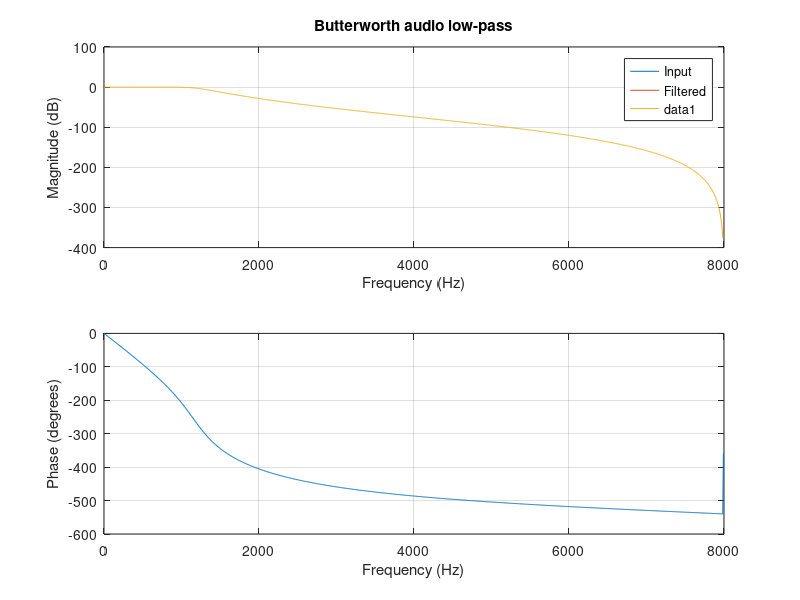

Write MATLAB code to recreate this figure.
% Experiment 16: Butterworth IIR filter for audio signal processing
% Standalone MATLAB script. Uses example parameters because the screenshots omit
% the input parameter tables. Change the marked values to your lab values.
clear; close all; clc; rng(7);
Fs=16000; t=(0:1/Fs:0.25)'; x=sin(2*pi*400*t)+0.5*sin(2*pi*3500*t); [b,a]=butter(6,1200/(Fs/2),'low'); y=filter(b,a,x);
figure; subplot(2,1,1); plot(t,x); hold on; plot(t,y); grid on; legend('Input','Filtered'); xlabel('Time (s)'); title('Butterworth audio low-pass'); subplot(2,1,2); freqz(b,a,1024,Fs);
